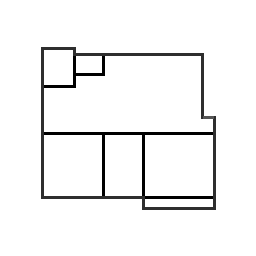
#> input picture house_diffusion/get_rooms_individual/output_Inverted/1.png, 256 x 256 px
$ python color_boxes.py
#> lines starting #> are read from the running program, lines starting #| are printed output that depends on the picture; after the words box and inside, x2 and y2 are one past the last pixel; in counts of white or black regions, pixels touching at a corner belong together
#> further down, img is the input picture: shape (256, 256); min 0, max 255, mean 243.2
import cv2
import numpy as np
import os

def find_rooms(img, noise_removal_threshold=25, corners_threshold=0.1,
               room_closing_max_length=100, gap_in_wall_threshold=500):
    """

    :param img: grey scale image of rooms, already eroded and doors removed etc.
    :param noise_removal_threshold: Minimal area of blobs to be kept.
    :param corners_threshold: Threshold to allow corners. Higher removes more of the house.
    :param room_closing_max_length: Maximum line length to add to close off open doors.
    :param gap_in_wall_threshold: Minimum number of pixels to identify component as room instead of hole in the wall.
    :return: rooms: list of numpy arrays containing boolean masks for each detected room
             colored_house: A colored version of the input image, where each room has a random color.
    """
#> called with noise_removal_threshold = 25, corners_threshold = 0.1, room_closing_max_length = 100, gap_in_wall_threshold = 500
    assert 0 <= corners_threshold <= 1
    # Remove noise left from door removal

    img[img < 128] = 0
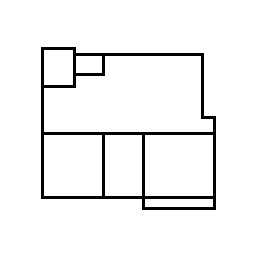
#> img: shape (256, 256); 94.8% white; 1 black region
    img[img >= 128] = 255
    contours, _ = cv2.findContours(~img, cv2.RETR_EXTERNAL, cv2.CHAIN_APPROX_SIMPLE)
#> contours = 1 contour; box (x1, y1, x2, y2) and area: (41, 47, 216, 210) 25482
    mask = np.zeros_like(img)
    for contour in contours:
        area = cv2.contourArea(contour)
        if area > noise_removal_threshold:
            cv2.fillPoly(mask, [contour], 255)
#> this loop made 1 pass
#> area on pass 1: 25482.5
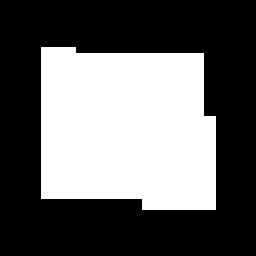
#> mask: shape (256, 256); 39.4% white; 1 white region, box (x1, y1, x2, y2) and area: (41, 47, 216, 210) 25818

    img = cv2.bitwise_and(img, mask)
#> img: shape (256, 256); 34.2% white; 7 white regions, largest, box (x1, y1, x2, y2) and area: (44, 56, 213, 132) 10484, (145, 135, 213, 196) 4148, (44, 135, 102, 196) 3538

    cv2.imshow('mask1', mask)
    cv2.waitKey()
    cv2.destroyAllWindows()

    cv2.imshow('image1', img)
    cv2.waitKey()
    cv2.destroyAllWindows()

    # Detect corners (you can play with the parameters here)
    dst = cv2.cornerHarris(img ,2,3,0.04)
    dst = cv2.dilate(dst,None)
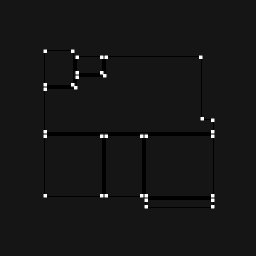
#> dst: shape (256, 256) float32; min -0.01, max 0.108, mean 0.000345; drawn with min black and max white
    corners = dst > corners_threshold * dst.max()
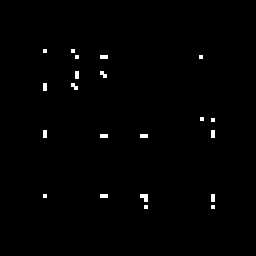
#> corners: shape (256, 256) bool; 0.83% white; 21 white regions (9 under 20 px), largest, box (x1, y1, x2, y2) and area: (140, 194, 148, 202) 48, (100, 55, 108, 59) 32, (75, 71, 79, 79) 32

    # Mark the outside of the house as black
    contours, _ = cv2.findContours(~img, cv2.RETR_EXTERNAL, cv2.CHAIN_APPROX_SIMPLE)
#> contours = [[[0, 0], [0, 255], [255, 255], [255, 0]]]
    contour_sizes = [(cv2.contourArea(contour), contour) for contour in contours]
#> contour_sizes = [(65025, [[0, 0], [0, 255], [255, 255], [255, 0]])]
    biggest_contour = max(contour_sizes, key=lambda x: x[0])[1]
#> biggest_contour = [[0, 0], [0, 255], [255, 255], [255, 0]]
    mask = np.zeros_like(mask)
    cv2.fillPoly(mask, [biggest_contour], 255)
#> mask: shape (256, 256); every value is 255
    img[mask == 0] = 0

    cv2.imshow('image2', img)
    cv2.waitKey()
    cv2.destroyAllWindows()

    # Find the connected components in the house
    ret, labels = cv2.connectedComponents(img)
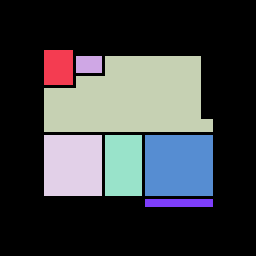
#> labels: shape (256, 256) int32; 8 distinct labels, from 0 to 7; one colour per label, 0 black
#> ret = 8
    img = cv2.cvtColor(img,cv2.COLOR_GRAY2RGB)
    unique = np.unique(labels)
#> unique = [0, 1, 2, 3, 4, 5, 6, 7]
    rooms = []
    for label in unique:
        component = labels == label
        if img[component].sum() == 0 or np.count_nonzero(component) < gap_in_wall_threshold:
            color = 0
        else:
            rooms.append(component)
            color = np.random.randint(0, 255, size=3)
        img[component] = color
#> this loop made 8 passes
#> color on passes 1 to 8: 0, [172, 47, 117], 0, [192, 67, 251], [195, 103, 9], [211, 21, 242], [36, 87, 70], [216, 88, 140]
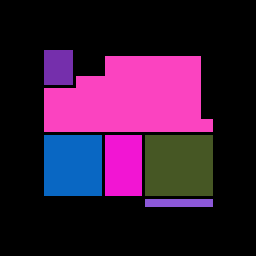
#> img: shape (256, 256, 3); mean B, G, R 55.2, 24, 56.4
#> after the loop, rooms = 6 items

    return rooms, img


#Read gray image
img = cv2.imread("./output_Inverted/1.png", 0)
rooms, colored_house = find_rooms(img.copy())
#> rooms = 6 items
cv2.imwrite("./output_Color/1_1.png", colored_house)

output_folder = './output_Seperated/1_room_imgs'
os.makedirs(output_folder, exist_ok=True)

# Iterate over each room and save it
for i, room in enumerate(rooms):
    # Create a mask for the current room
    mask = np.zeros_like(room, dtype=np.uint8)
    mask[room] = 255

    # Crop the original image based on the room's mask
    cropped_room = cv2.bitwise_and(img, img, mask=mask)

    # Save the room as an individual image in the output folder
    room_filename = os.path.join(output_folder, f'room_{i}.png')
    cv2.imwrite(room_filename, cropped_room)
#> this loop made 6 passes
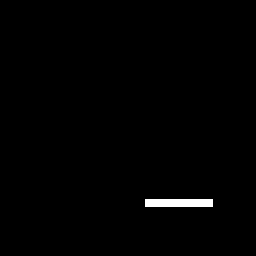
#> mask: shape (256, 256); 0.83% white; 1 white region, box (x1, y1, x2, y2) and area: (145, 199, 213, 207) 544
